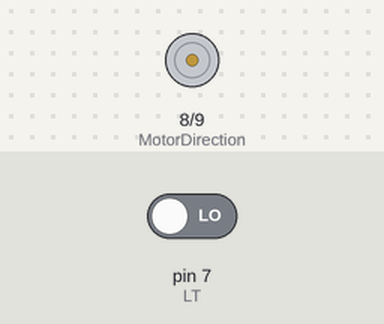
Simulated run of this sketch. Board: Arduino Uno, built with avr-gcc and run on an emulated ATmega328P. Shown: direction and speed pins drawn as motors (green arrow = direction pin HIGH = forward, orange = LOW = backward, longer = more drive). The test bench sets the inputs (shaded band); at power-on: pin 7 (LT) LOW.

Above: at 1.2 s.
1.3 s: pin 7 (LT) driven HIGH
At 2.5 s:
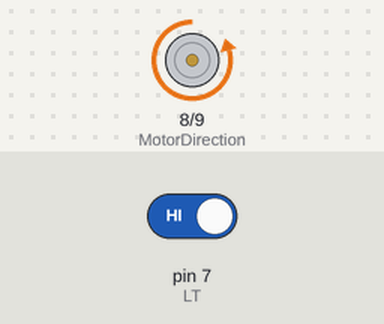
Timing chart, 0 to 4.3 s (numbered marks = the images above; inputs shaded):
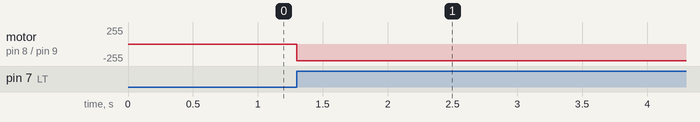

Measured:
- after the input at 1.3 s, motor on pin 8 (MotorDirection) / pin 9 (MotorSpeed): stopped → backward 250/255 at once

The sketch:

controlling_motor_with_pushbutton.ino
```cpp
#define MotorSpeed 9
#define LT 7
#define MotorDirection 8

int SWITCH=HIGH;

void setup() {

  pinMode(MotorDirection, OUTPUT);
  pinMode(MotorSpeed, OUTPUT);
  pinMode(LT, INPUT);
}

void loop() {

  SWITCH= digitalRead(LT);
  if(SWITCH==HIGH)
  {
  digitalWrite(MotorDirection, LOW);
  analogWrite(MotorSpeed,250);
  }

  else if (SWITCH==LOW)

 {

  analogWrite(MotorSpeed,0);
 }
  }
```
